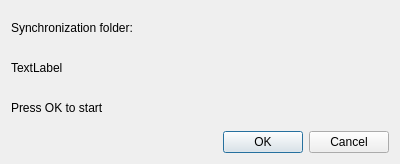
<?xml version="1.0" encoding="UTF-8"?>
<ui version="4.0">
 <class>DlgFileSynchronization</class>
 <widget class="QDialog" name="DlgFileSynchronization">
  <property name="geometry">
   <rect>
    <x>0</x>
    <y>0</y>
    <width>400</width>
    <height>164</height>
   </rect>
  </property>
  <property name="windowTitle">
   <string>File Synchronization</string>
  </property>
  <layout class="QVBoxLayout" name="verticalLayout">
   <item>
    <widget class="QLabel" name="label">
     <property name="text">
      <string>Synchronization folder:</string>
     </property>
    </widget>
   </item>
   <item>
    <widget class="QLabel" name="lblFolder">
     <property name="text">
      <string>TextLabel</string>
     </property>
    </widget>
   </item>
   <item>
    <widget class="QLabel" name="label_3">
     <property name="text">
      <string>Press OK to start</string>
     </property>
    </widget>
   </item>
   <item>
    <widget class="QDialogButtonBox" name="buttonBox">
     <property name="orientation">
      <enum>Qt::Horizontal</enum>
     </property>
     <property name="standardButtons">
      <set>QDialogButtonBox::Cancel|QDialogButtonBox::Ok</set>
     </property>
    </widget>
   </item>
  </layout>
 </widget>
 <resources/>
 <connections>
  <connection>
   <sender>buttonBox</sender>
   <signal>accepted()</signal>
   <receiver>DlgFileSynchronization</receiver>
   <slot>accept()</slot>
   <hints>
    <hint type="sourcelabel">
     <x>248</x>
     <y>254</y>
    </hint>
    <hint type="destinationlabel">
     <x>157</x>
     <y>274</y>
    </hint>
   </hints>
  </connection>
  <connection>
   <sender>buttonBox</sender>
   <signal>rejected()</signal>
   <receiver>DlgFileSynchronization</receiver>
   <slot>reject()</slot>
   <hints>
    <hint type="sourcelabel">
     <x>316</x>
     <y>260</y>
    </hint>
    <hint type="destinationlabel">
     <x>286</x>
     <y>274</y>
    </hint>
   </hints>
  </connection>
 </connections>
</ui>
